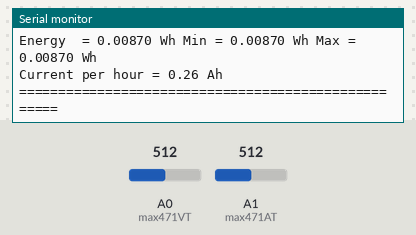
Recording of a sketch running on a simulated Arduino Uno, built with avr-gcc and run on an emulated ATmega328P. Parts: the last lines printed to the serial monitor. The inputs (shaded band) are chosen by the test bench; at power-on: A0 (max471VT) = 512, A1 (max471AT) = 512.

Above: at 1.2 s.
1.3 s: A0 (max471VT) set to 716
At 2.6 s:
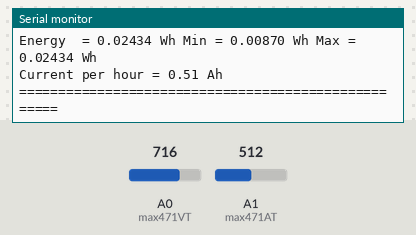
2.8 s: A1 (max471AT) set to 716
At 3.4 s:
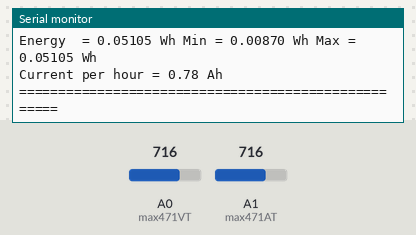
4.3 s: A0 (max471VT) set to 900
At 5.6 s:
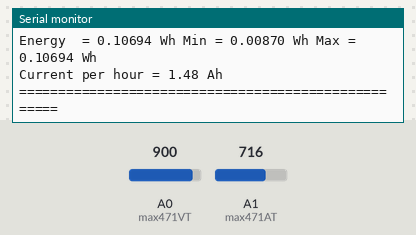
5.8 s: A1 (max471AT) set to 900
At 6.8 s:
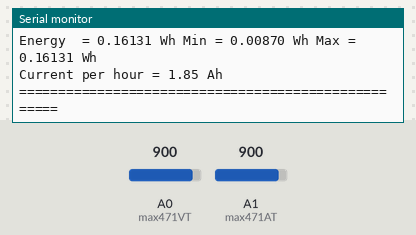
Timing chart, 0 to 8.3 s (numbered marks = the images above; inputs shaded):
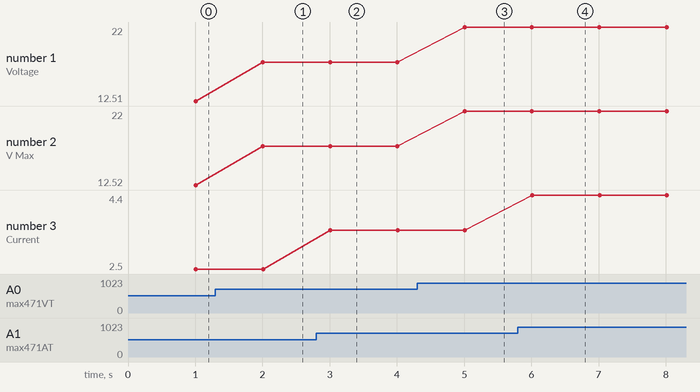

Measured:
- after the input at 1.3 s, the serial monitor: prints a new line after 0.71 s (image 1)
- after the input at 2.8 s, the serial monitor: prints a new line after 0.21 s (image 2)
- after the input at 4.3 s, the serial monitor: prints a new line after 0.71 s (image 3)
- after the input at 5.8 s, the serial monitor: prints a new line after 0.21 s (image 4)
- plotted number 1: 12.51 → 17.5 after the input at 1.3 s, 17.5 → 22 after the input at 4.3 s
- plotted number 2: 12.52 → 17.5 after the input at 1.3 s, 17.5 → 22 after the input at 4.3 s
- plotted number 3: 2.5 → 3.5 after the input at 2.8 s, 3.5 → 4.4 after the input at 5.8 s

The sketch:

sample.ino
```cpp
//TRIED AND TESTED BY WWW.THINKROBOTICS.IN

#include <Arduino.h>

/*
MAX471
*/

#define max471VT A0
#define max471AT A1

float Voltage = 0;
float Current = 0;
float Power = 0;
float Energy = 0;

float minVoltage = 0;
float maxVoltage = 0;

float minCurrent = 0;
float maxCurrent = 0;

float minPower = 0;
float maxPower = 0;

float minEnergy = 0;
float maxEnergy = 0;

float SumCurrent = 0;
float AvgCurrent = 0;
float CurrentHour = 0;

const long interval = 1000;           // interval at which to blink (milliseconds)
unsigned long previousMillis = 0;

long readVcc() {
  long result;
  // Read 1.1V reference against AVcc
  ADMUX = _BV(REFS0) | _BV(MUX3) | _BV(MUX2) | _BV(MUX1);
  delay(2); // Wait for Vref to settle
  ADCSRA |= _BV(ADSC); // Convert
  while (bit_is_set(ADCSRA,ADSC));
  result = ADCL;
  result |= ADCH<<8;
  result = 1125300L / result; // Back-calculate AVcc in mV
  return result;
}

void showData(){
      Serial.print("Voltage = ");       // shows the Voltage measured
      Serial.print(Voltage);
      Serial.print(" V");
      Serial.print(" Min = ");
      Serial.print(minVoltage,3);
      Serial.print(" V");
      Serial.print(" Max = ");
      Serial.print(maxVoltage,3);
      Serial.println(" V");

      Serial.print("Current = ");       // shows the Current measured
      Serial.print(Current,5);          // 5 digits after decimal point
      Serial.print(" A");
      Serial.print(" Min = ");
      Serial.print(minCurrent,5);
      Serial.print(" A");
      Serial.print(" Max = ");
      Serial.print(maxCurrent,5);
      Serial.println(" A");

      Serial.print("Power   = ");         // shows the Power measured
      Serial.print(Power,5);            // 5 digits after decimal point
      Serial.print(" W");
      Serial.print(" Min = ");
      Serial.print(minPower,5);
      Serial.print(" W");
      Serial.print(" Max = ");
      Serial.print(maxPower,5);
      Serial.println(" W");

      Serial.print("Energy  = ");         // shows the Energy measured
      Serial.print(Energy,5);            // 5 digits after decimal point
      Serial.print(" Wh");
      Serial.print(" Min = ");
      Serial.print(minEnergy,5);
      Serial.print(" Wh");
      Serial.print(" Max = ");
      Serial.print(maxEnergy,5);
      Serial.println(" Wh");

      Serial.println("Current per hour = " + String(CurrentHour) + " Ah");

      Serial.println("====================================================");
}

void setup(){
    pinMode(max471VT, INPUT);
    pinMode(max471AT, INPUT);
    Serial.begin(115200);
    minVoltage = 9999;
    maxVoltage = 0;
    minCurrent = 9999;
    maxCurrent = 0;
    minPower = 9999;
    maxPower = 0 ;
    minEnergy = 9999;
    maxEnergy = 0;
}

void loop(){

    unsigned long milisec = millis();  // calculate time in milliseconds
    long time = milisec/1000; // convert milliseconds to seconds

    int RawVT = analogRead(max471VT);
    int RawAT = analogRead(max471AT);
    float Vcc = readVcc() / 1000.0;                 // convert mV to V

    Voltage = ((RawVT * Vcc) / 1023) * 5 ;    // scale the ADC
    maxVoltage = max(Voltage, maxVoltage);
    minVoltage = min(minVoltage, Voltage);

    Current = (RawAT * Vcc) / 1023;           // scale the ADC
    maxCurrent = max(maxCurrent, Current);
    if (Current > 0) {
      minCurrent = min(minCurrent, Current);
    }

    Power = Voltage * Current;
    maxPower = max(maxPower, Power);
    if (Power > 0) {
      minPower = min(minPower, Power);
    }


    Energy = (Power * time) / 3600;           // Watt-sec is again convert to Watt-Hr by dividing 1hr (3600sec)
    maxEnergy = max(maxEnergy, Energy);
    if (Energy > 0) {
      minEnergy = min(minEnergy, Energy);
    }

    // Energy = (Power * time) / (1000*3600); for reading in kWh

    SumCurrent = SumCurrent + Current;        // calculate total current
    AvgCurrent = SumCurrent / time;           // average current
    CurrentHour = (AvgCurrent * time) / 3600; // Ah

    if (milisec - previousMillis >= interval) {
      previousMillis = milisec;
      showData();
    }

}
```
